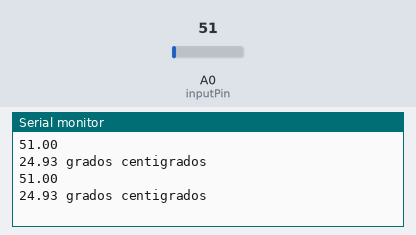
Simulated run of this sketch. Board: Arduino Uno, built with avr-gcc and run on an emulated ATmega328P. Shown: the last lines printed to the serial monitor. Inputs (shaded band) come from the test bench; at power-on: A0 (inputPin) = 51.

Above: at 1.8 s.
1.9 s: A0 (inputPin) set to 61
At 2.8 s:
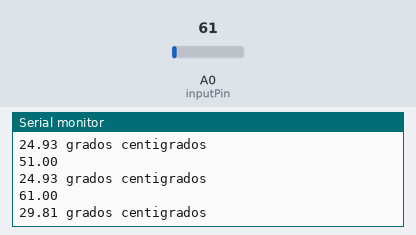
3.4 s: A0 (inputPin) set to 71
At 4.8 s:
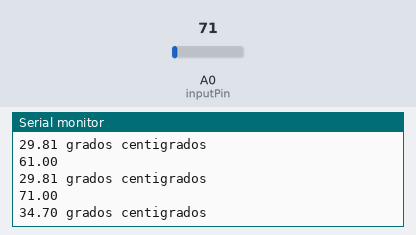
Timing chart, 0 to 6.4 s (numbered marks = the images above; inputs shaded):
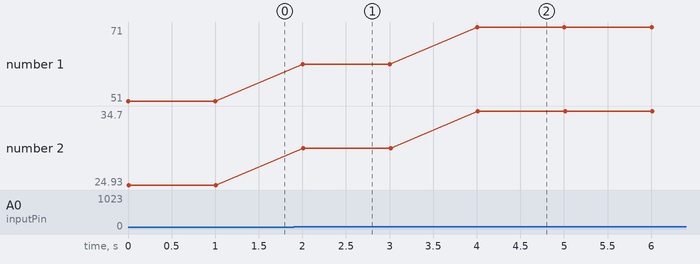

Measured:
- after the input at 1.9 s, the serial monitor: prints a new line after 0.10 s (image 1)
- after the input at 3.4 s, the serial monitor: prints a new line after 0.61 s (image 2)
- plotted number 1: 51 → 61 after the input at 1.9 s, 61 → 71 after the input at 3.4 s
- plotted number 2: 24.93 → 29.81 after the input at 1.9 s, 29.81 → 34.7 after the input at 3.4 s

The sketch:

TemperatureSensor.ino
```cpp
/*Based on https://openwebinars.net/blog/tutorial-arduino-entradas-analogicas-y-digitales/
* Important:
* - Arduino Analog input has value 1023 when input is 5V.
* - LM35 gives 10 mv / C
*  Therefore: T = Varduino  /  0.010 V / C
*
 */

double lm35SensibilityInVoltsPerDegree = 0.01;
double arduinoSensibilityInVoltsPerValue = 5.0 / 1023;
int inputPin = 0;
double inputValue ;
double temperature;

void setup() {
   Serial.begin(9600); // open serial port to 9600 bps
}

void loop() {
  inputValue = analogRead(inputPin);
  Serial.println(inputValue);
  temperature = inputValue * arduinoSensibilityInVoltsPerValue / lm35SensibilityInVoltsPerDegree;
  // put your main code here, to run repeatedly:
  Serial.print(temperature);
  Serial.print( " grados centigrados");
  Serial.println("");
     delay(1000);
}
```
